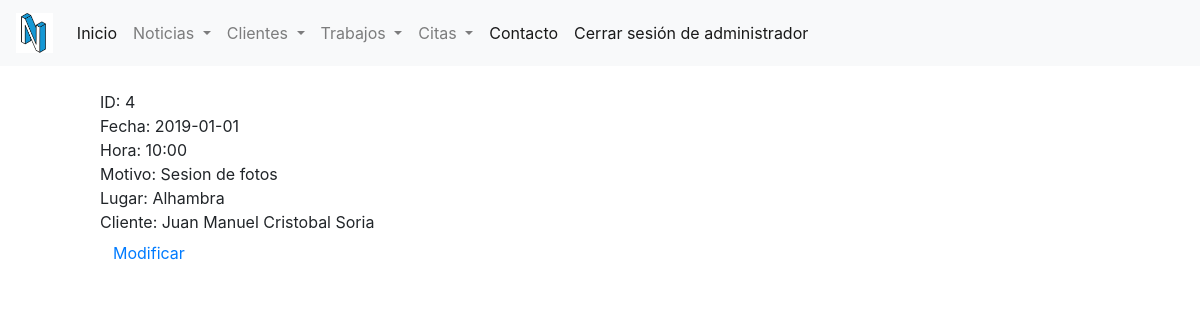
/Citas/citaDia.php?data=4 (signed in), run on the app's committed database.
### tables this page shows
CREATE TABLE `citas` (
  `id` bigint(20) UNSIGNED NOT NULL,
  `fecha` date NOT NULL,
  `hora` varchar(5) NOT NULL,
  `motivo` varchar(200) NOT NULL,
  `lugar` varchar(35) NOT NULL,
  `id_cliente` bigint(20) NOT NULL
);

CREATE TABLE `clientes` (
  `id` bigint(20) UNSIGNED NOT NULL,
  `nombre` varchar(15) NOT NULL,
  `apellidos` varchar(20) NOT NULL,
  `direccion` varchar(50) NOT NULL,
  `telefono1` varchar(9) NOT NULL,
  `telefono2` varchar(9) DEFAULT NULL,
  `nick` varchar(15) NOT NULL,
  `contraseña` varchar(20) NOT NULL
);

### Citas/citaDia.php (the view, shortened to what this page needs)
<!DOCTYPE html>
<html lang="es">
    <head>
    </head>
    <body>
        <?php
            if(isset($_SESSION['user'])){
                if($_SESSION['user']=='admin'){
                    include('../NavBar/navBarAdmin.php');
                }else{
                    include('../NavBar/navBarClient.php');
                }
            }else{
                header("location: ../Acceder/error.php");
            }
        ?>
        <br>
        <div class="row-4 offset-1">
        <?php
            $db = connectDb();
            $id_cita=$_GET['data'];
            $query=mysqli_query($db, "SELECT * FROM citas WHERE id=$id_cita");
            $datos = mysqli_fetch_array($query, MYSQLI_ASSOC);
            echo "ID: $datos[id]<br>";
            echo "Fecha: $datos[fecha]<br>";
            echo "Hora: $datos[hora]<br>";
            echo "Motivo: $datos[motivo]<br>";
            echo "Lugar: $datos[lugar]<br>";
            $queryClient=mysqli_query($db, "SELECT * FROM clientes WHERE id=$datos[id_cliente]");
            $datosClient=mysqli_fetch_array($queryClient, MYSQLI_ASSOC);
            $nombre="$datosClient[nombre] $datosClient[apellidos]";
            echo "Cliente: $nombre <br>";
            echo "<a href='modificaCita.php?id=$id_cita' class='btn btn-link'>Modificar</a>";
        ?>
        </div>
    </body>
</html>

### data on the page
citas: id "4", fecha "2019-01-01", hora "10:00", motivo "Sesion de fotos", lugar "Alhambra"
clientes: nombre "Juan Manuel Cristobal Soria"
